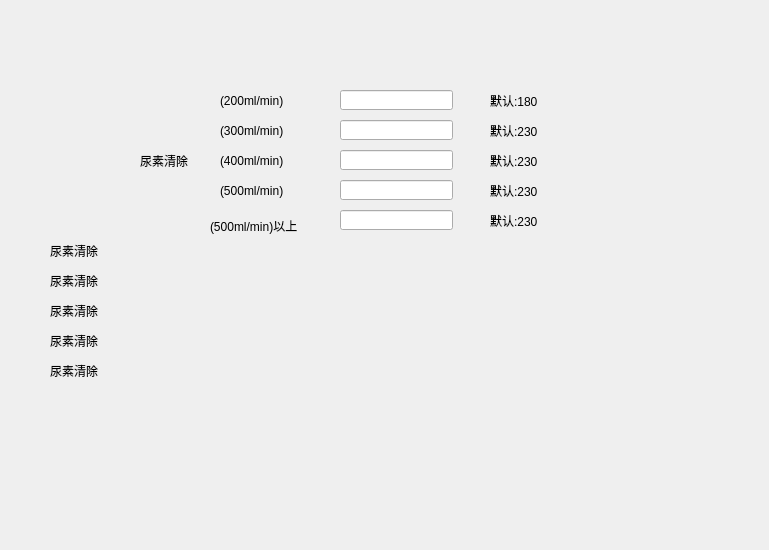
<?xml version="1.0" encoding="UTF-8"?>
<ui version="4.0">
 <class>Form</class>
 <widget class="QWidget" name="Form">
  <property name="geometry">
   <rect>
    <x>0</x>
    <y>0</y>
    <width>769</width>
    <height>550</height>
   </rect>
  </property>
  <property name="windowTitle">
   <string>Form</string>
  </property>
  <widget class="QLabel" name="label">
   <property name="geometry">
    <rect>
     <x>140</x>
     <y>150</y>
     <width>71</width>
     <height>21</height>
    </rect>
   </property>
   <property name="text">
    <string>尿素清除</string>
   </property>
  </widget>
  <widget class="QLabel" name="label_2">
   <property name="geometry">
    <rect>
     <x>50</x>
     <y>240</y>
     <width>71</width>
     <height>21</height>
    </rect>
   </property>
   <property name="text">
    <string>尿素清除</string>
   </property>
  </widget>
  <widget class="QLabel" name="label_3">
   <property name="geometry">
    <rect>
     <x>50</x>
     <y>270</y>
     <width>71</width>
     <height>21</height>
    </rect>
   </property>
   <property name="text">
    <string>尿素清除</string>
   </property>
  </widget>
  <widget class="QLabel" name="label_4">
   <property name="geometry">
    <rect>
     <x>50</x>
     <y>300</y>
     <width>71</width>
     <height>21</height>
    </rect>
   </property>
   <property name="text">
    <string>尿素清除</string>
   </property>
  </widget>
  <widget class="QLabel" name="label_5">
   <property name="geometry">
    <rect>
     <x>50</x>
     <y>330</y>
     <width>71</width>
     <height>21</height>
    </rect>
   </property>
   <property name="text">
    <string>尿素清除</string>
   </property>
  </widget>
  <widget class="QLabel" name="label_6">
   <property name="geometry">
    <rect>
     <x>50</x>
     <y>360</y>
     <width>71</width>
     <height>21</height>
    </rect>
   </property>
   <property name="text">
    <string>尿素清除</string>
   </property>
  </widget>
  <widget class="QLabel" name="label_7">
   <property name="geometry">
    <rect>
     <x>220</x>
     <y>90</y>
     <width>71</width>
     <height>21</height>
    </rect>
   </property>
   <property name="text">
    <string>(200ml/min)</string>
   </property>
  </widget>
  <widget class="QLabel" name="label_8">
   <property name="geometry">
    <rect>
     <x>220</x>
     <y>120</y>
     <width>71</width>
     <height>21</height>
    </rect>
   </property>
   <property name="text">
    <string>(300ml/min)</string>
   </property>
  </widget>
  <widget class="QLabel" name="label_9">
   <property name="geometry">
    <rect>
     <x>220</x>
     <y>150</y>
     <width>71</width>
     <height>21</height>
    </rect>
   </property>
   <property name="text">
    <string>(400ml/min)</string>
   </property>
  </widget>
  <widget class="QLabel" name="label_10">
   <property name="geometry">
    <rect>
     <x>220</x>
     <y>180</y>
     <width>71</width>
     <height>21</height>
    </rect>
   </property>
   <property name="text">
    <string>(500ml/min)</string>
   </property>
  </widget>
  <widget class="QLabel" name="label_11">
   <property name="geometry">
    <rect>
     <x>210</x>
     <y>210</y>
     <width>91</width>
     <height>31</height>
    </rect>
   </property>
   <property name="text">
    <string>(500ml/min)以上</string>
   </property>
  </widget>
  <widget class="QLineEdit" name="lineEdit">
   <property name="geometry">
    <rect>
     <x>340</x>
     <y>90</y>
     <width>113</width>
     <height>20</height>
    </rect>
   </property>
  </widget>
  <widget class="QLineEdit" name="lineEdit_2">
   <property name="geometry">
    <rect>
     <x>340</x>
     <y>120</y>
     <width>113</width>
     <height>20</height>
    </rect>
   </property>
  </widget>
  <widget class="QLineEdit" name="lineEdit_3">
   <property name="geometry">
    <rect>
     <x>340</x>
     <y>150</y>
     <width>113</width>
     <height>20</height>
    </rect>
   </property>
  </widget>
  <widget class="QLineEdit" name="lineEdit_4">
   <property name="geometry">
    <rect>
     <x>340</x>
     <y>180</y>
     <width>113</width>
     <height>20</height>
    </rect>
   </property>
  </widget>
  <widget class="QLineEdit" name="lineEdit_5">
   <property name="geometry">
    <rect>
     <x>340</x>
     <y>210</y>
     <width>113</width>
     <height>20</height>
    </rect>
   </property>
  </widget>
  <widget class="QLabel" name="label_12">
   <property name="geometry">
    <rect>
     <x>490</x>
     <y>90</y>
     <width>71</width>
     <height>21</height>
    </rect>
   </property>
   <property name="text">
    <string>默认:180</string>
   </property>
  </widget>
  <widget class="QLabel" name="label_13">
   <property name="geometry">
    <rect>
     <x>490</x>
     <y>120</y>
     <width>71</width>
     <height>21</height>
    </rect>
   </property>
   <property name="text">
    <string>默认:230</string>
   </property>
  </widget>
  <widget class="QLabel" name="label_14">
   <property name="geometry">
    <rect>
     <x>490</x>
     <y>150</y>
     <width>71</width>
     <height>21</height>
    </rect>
   </property>
   <property name="text">
    <string>默认:230</string>
   </property>
  </widget>
  <widget class="QLabel" name="label_15">
   <property name="geometry">
    <rect>
     <x>490</x>
     <y>180</y>
     <width>71</width>
     <height>21</height>
    </rect>
   </property>
   <property name="text">
    <string>默认:230</string>
   </property>
  </widget>
  <widget class="QLabel" name="label_16">
   <property name="geometry">
    <rect>
     <x>490</x>
     <y>210</y>
     <width>71</width>
     <height>21</height>
    </rect>
   </property>
   <property name="text">
    <string>默认:230</string>
   </property>
  </widget>
 </widget>
 <resources/>
 <connections/>
</ui>
